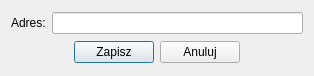
<?xml version="1.0" encoding="UTF-8"?>
<ui version="4.0">
 <class>OptionsMyMobKit</class>
 <widget class="QDialog" name="OptionsMyMobKit">
  <property name="geometry">
   <rect>
    <x>0</x>
    <y>0</y>
    <width>314</width>
    <height>76</height>
   </rect>
  </property>
  <property name="windowTitle">
   <string>Dialog</string>
  </property>
  <layout class="QVBoxLayout" name="verticalLayout">
   <item>
    <layout class="QHBoxLayout" name="horizontalLayout">
     <item>
      <widget class="QLabel" name="labelAddress">
       <property name="text">
        <string>Adres:</string>
       </property>
      </widget>
     </item>
     <item>
      <widget class="QLineEdit" name="lineEditAdress"/>
     </item>
    </layout>
   </item>
   <item>
    <layout class="QHBoxLayout" name="horizontalLayout_2">
     <item>
      <spacer name="horizontalSpacer">
       <property name="orientation">
        <enum>Qt::Horizontal</enum>
       </property>
       <property name="sizeHint" stdset="0">
        <size>
         <width>40</width>
         <height>20</height>
        </size>
       </property>
      </spacer>
     </item>
     <item>
      <widget class="QPushButton" name="pushButtonSave">
       <property name="text">
        <string>Zapisz</string>
       </property>
      </widget>
     </item>
     <item>
      <widget class="QPushButton" name="pushButtonCancel">
       <property name="text">
        <string>Anuluj</string>
       </property>
      </widget>
     </item>
     <item>
      <spacer name="horizontalSpacer_2">
       <property name="orientation">
        <enum>Qt::Horizontal</enum>
       </property>
       <property name="sizeHint" stdset="0">
        <size>
         <width>40</width>
         <height>20</height>
        </size>
       </property>
      </spacer>
     </item>
    </layout>
   </item>
  </layout>
 </widget>
 <resources/>
 <connections/>
</ui>
